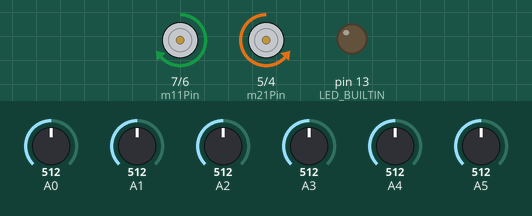
This sketch was run on a simulated Arduino Uno, built with avr-gcc and run on an emulated ATmega328P. Parts: motor-driver pin pairs drawn as motors (green arrow = first pin HIGH = forward, orange = second pin HIGH = backward, longer = more drive, scaled by the enable pin), output pins drawn as LEDs (lit = HIGH). The test bench sets the inputs (shaded band); at power-on: A0 = 512, A1 = 512, A5 = 512, A4 = 512, A3 = 512, A2 = 512.

Above: at 1.7 s.
1.8 s: A0 set to 716
At 4.0 s:
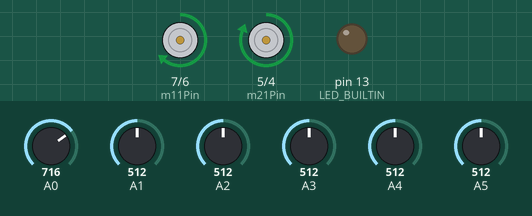
4.8 s: A1 set to 340
At 5.2 s:
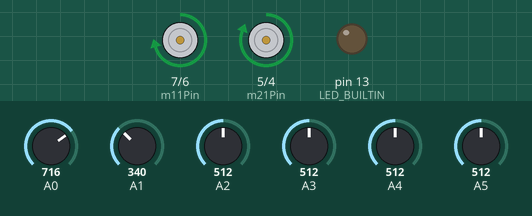
6.3 s: A5 set to 245
At 7.5 s:
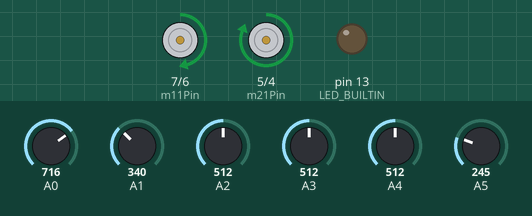
7.8 s: A4 set to 306
At 10.5 s:
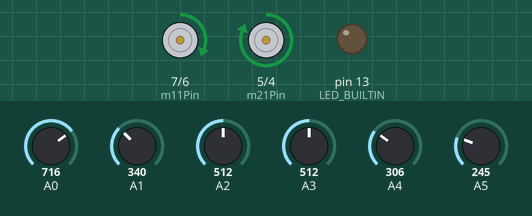
10.8 s: A3 set to 99
At 12.2 s:
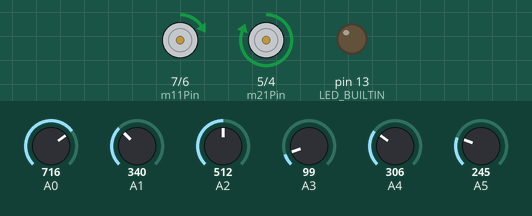
13.8 s: A3 set to 88
At 14.4 s:
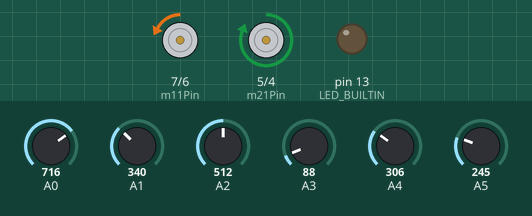
Timing chart, 0 to 16.9 s (numbered marks = the images above; inputs shaded):
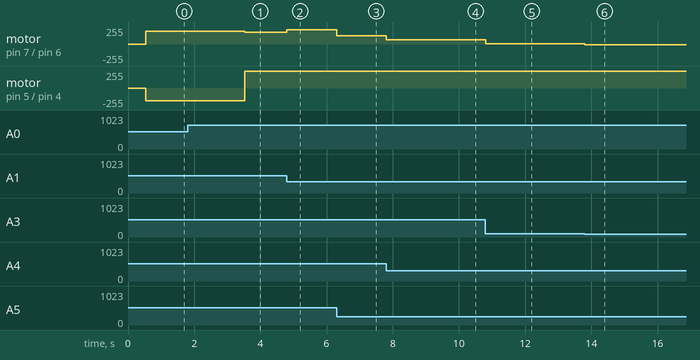

Measured:
- after the input at 1.8 s, motor on pin 7 (m11Pin) / pin 6 (m12Pin): forward 190/255 → forward 179/255 after 1.7 s
- after the input at 4.8 s, motor on pin 7 (m11Pin) / pin 6 (m12Pin): forward 179/255 → forward 217/255 at once
- after the input at 6.3 s, motor on pin 7 (m11Pin) / pin 6 (m12Pin): forward 217/255 → forward 122/255 at once
- after the input at 7.8 s, motor on pin 7 (m11Pin) / pin 6 (m12Pin): forward 122/255 → forward 65/255 at once, → forward 64/255 1.8 s later
- after the input at 10.8 s, motor on pin 7 (m11Pin) / pin 6 (m12Pin): forward 64/255 → forward 7/255 at once, → forward 6/255 1.9 s later
- after the input at 13.8 s, motor on pin 7 (m11Pin) / pin 6 (m12Pin): forward 6/255 → backward 13/255 at once, → backward 14/255 1.6 s later

The sketch:

Cod.ino
```cpp
#include <QTRSensors.h>
const int m11Pin = 7;
const int m12Pin = 6;
const int m21Pin = 5;
const int m22Pin = 4;
const int m1Enable = 11;
const int m2Enable = 10;

int m1Speed = 0;
int m2Speed = 0;
int motorSpeed = 0;

float kp = 4;
float ki = 0.0001;
float kd = 15;

float p = 1;
float i = 0;
float d = 0;

float error = 0;
float lastError = 0;

const int maxSpeed = 255;
const int minSpeed = -255;

const int baseSpeed = 255;
QTRSensors qtr;

long previousTime = 0;
long startCalibrationTime = 0;
int calibrateSpeed = 190;
int calibrationTotalTime = 3000;
int calibrationWaitTime = 200;

const int sensorCount = 6;
int sensorValues[sensorCount];
int sensors[sensorCount] = { 0, 0, 0, 0, 0, 0 };
int sensorThreshold = 350;

bool leftDirection = true;
bool white = false;

void setup() {

  // pinMode setup
  pinMode(m11Pin, OUTPUT);
  pinMode(m12Pin, OUTPUT);
  pinMode(m21Pin, OUTPUT);
  pinMode(m22Pin, OUTPUT);
  pinMode(m1Enable, OUTPUT);
  pinMode(m2Enable, OUTPUT);

  qtr.setTypeAnalog();
  qtr.setSensorPins((const uint8_t[]){ A0, A1, A2, A3, A4, A5 }, sensorCount);

  delay(500);
  pinMode(LED_BUILTIN, OUTPUT);

  startCalibrationTime = millis();
  Serial.begin(9600);
}

void calibrate() {
  qtr.calibrate();
  qtr.readLineBlack(sensorValues);

  white = true;
  for (int i = 0; i < sensorCount; i++) {
    if (sensorValues[i] > sensorThreshold)
      white = false;
  }

  if (millis() - previousTime >= calibrationWaitTime) {
    if (white) {
      previousTime = millis();
      leftDirection = !leftDirection;
    }
  }

  if (leftDirection)
    setMotorSpeed(calibrateSpeed, -calibrateSpeed);
  else
    setMotorSpeed(-calibrateSpeed, calibrateSpeed);
}

void loop() {
  if (millis() - startCalibrationTime <= calibrationTotalTime) {
    calibrate();
  } else {
    pidControl();
  }
}

void pidControl() {
  int error = map(qtr.readLineBlack(sensorValues), 0, 5000, -50, 50);

  p = error;
  i = i + error;
  d = error - lastError;

  motorSpeed = kp * p + ki * i + kd * d;

  m1Speed = baseSpeed;
  m2Speed = baseSpeed;

  if (error < 0) {
    m1Speed += motorSpeed;
  } else if (error > 0) {
    m2Speed -= motorSpeed;
  }

  m1Speed = constrain(m1Speed, minSpeed, maxSpeed);
  m2Speed = constrain(m2Speed, minSpeed, maxSpeed);

  setMotorSpeed(m1Speed, m2Speed);
}

// each arguments takes values between -255 and 255. The negative values represent the motor speed in reverse.
void setMotorSpeed(int motor1Speed, int motor2Speed) {
  if (motor1Speed == 0) {
    digitalWrite(m11Pin, LOW);
    digitalWrite(m12Pin, LOW);
    analogWrite(m1Enable, motor1Speed);
  } else {
    if (motor1Speed > 0) {
      digitalWrite(m11Pin, HIGH);
      digitalWrite(m12Pin, LOW);
      analogWrite(m1Enable, motor1Speed);
    }
    if (motor1Speed < 0) {
      digitalWrite(m11Pin, LOW);
      digitalWrite(m12Pin, HIGH);
      analogWrite(m1Enable, -motor1Speed);
    }
  }
  if (motor2Speed == 0) {
    digitalWrite(m21Pin, LOW);
    digitalWrite(m22Pin, LOW);
    analogWrite(m2Enable, motor2Speed);
  } else {
    if (motor2Speed > 0) {
      digitalWrite(m21Pin, HIGH);
      digitalWrite(m22Pin, LOW);
      analogWrite(m2Enable, motor2Speed);
    }
    if (motor2Speed < 0) {
      digitalWrite(m21Pin, LOW);
      digitalWrite(m22Pin, HIGH);
      analogWrite(m2Enable, -motor2Speed);
    }
  }
}
```
